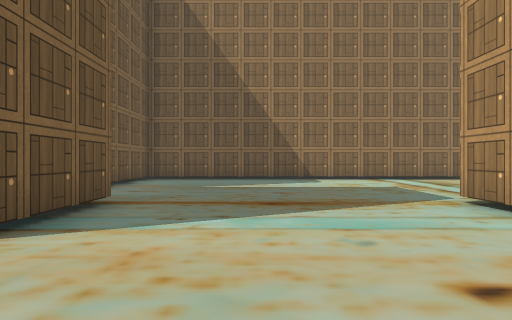
View 1 (above)

24 first-person views from a walk through a scene from a Unity 3-D project. The camera is 1.3 m above the floor, looks level and sees 70° across. The floor is counted in squares, 2 m on a side. Each view is taken from the middle of a square. On the plan, view 1 faces up. The plan holds only what a view shows up to about 11 squares ahead; the rest is blank. The place goes on beyond the plan. Some surface patterns are stand-ins.

View 2
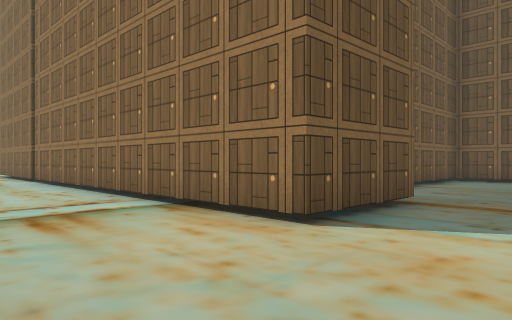

View 3
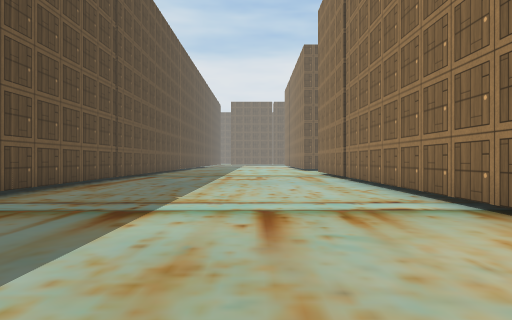

View 4
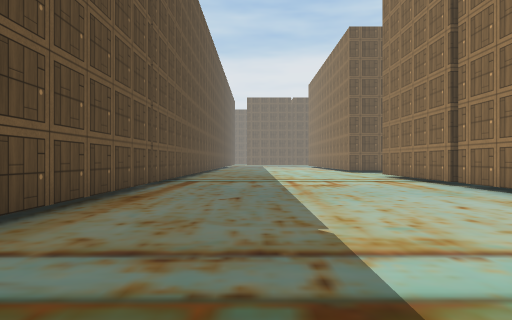

View 5
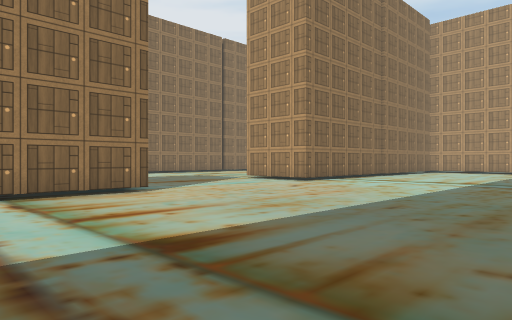

View 6
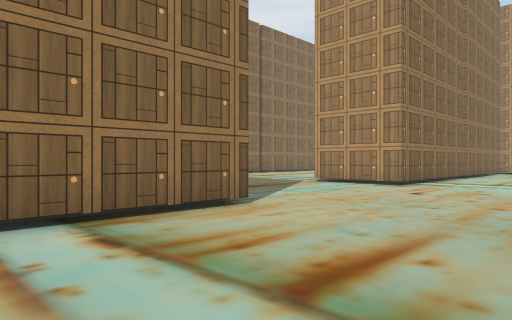

View 7
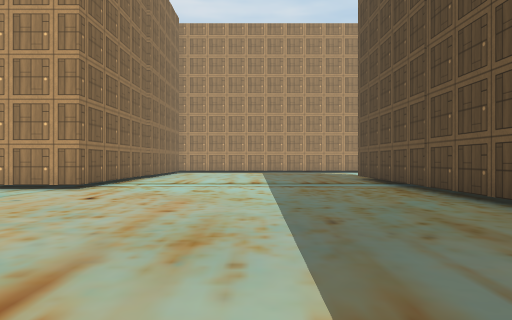

View 8
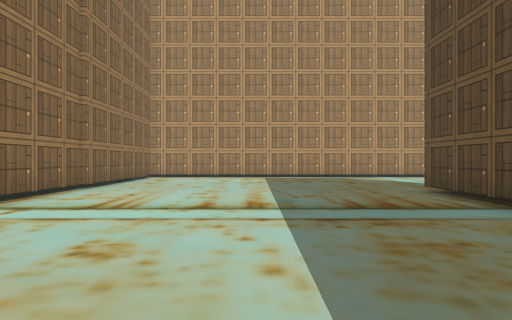

View 9
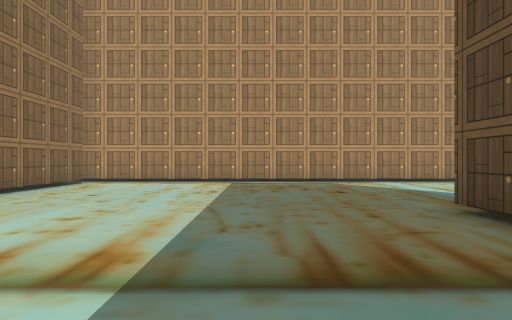

View 10
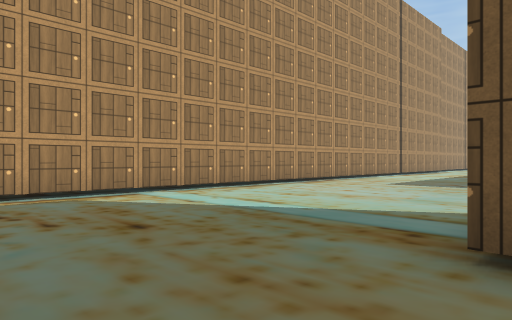

View 11
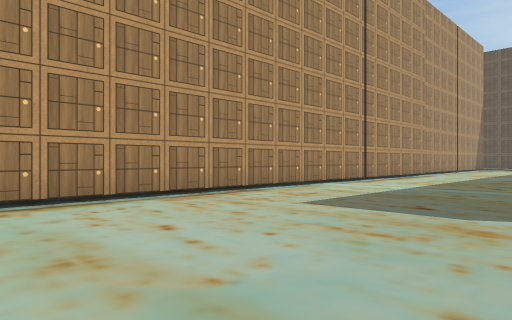

View 12
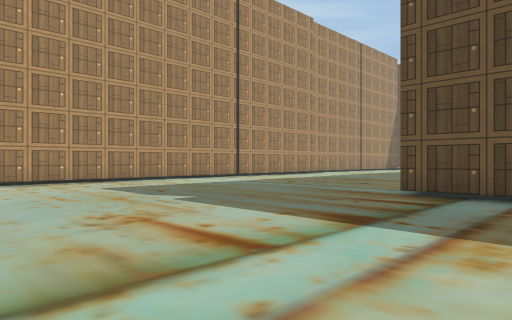

View 13
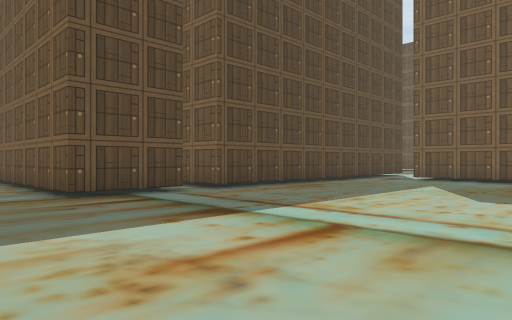

View 14
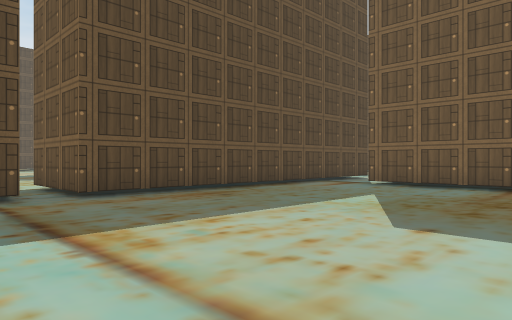

View 15
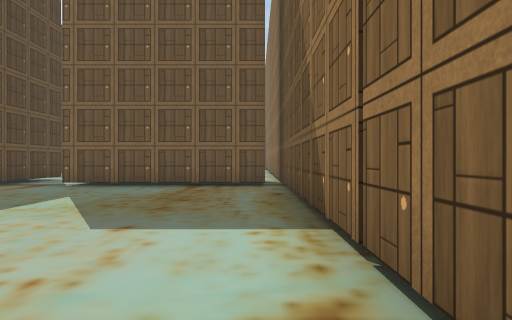

View 16
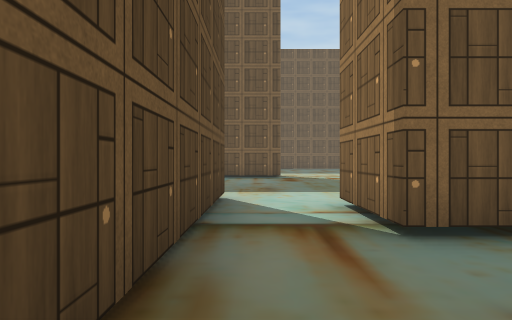

View 17
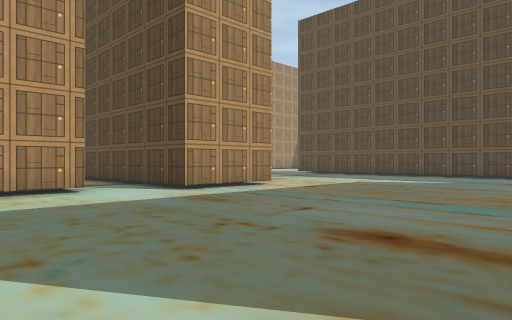

View 18
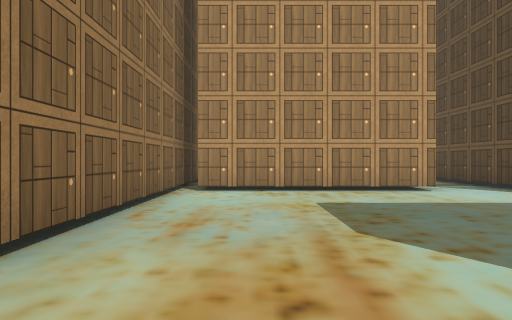

View 19
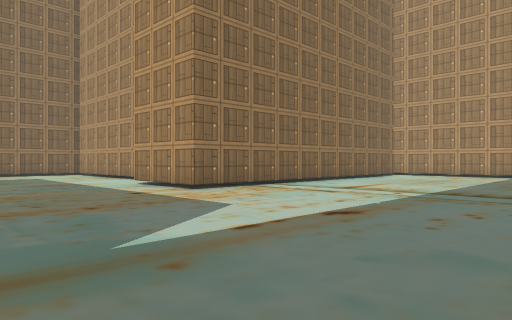

View 20
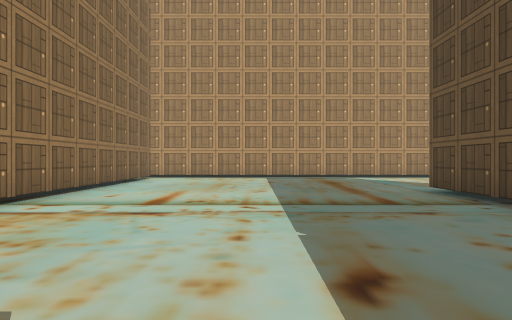

View 21
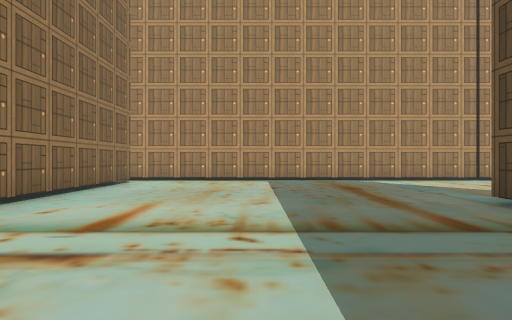

View 22
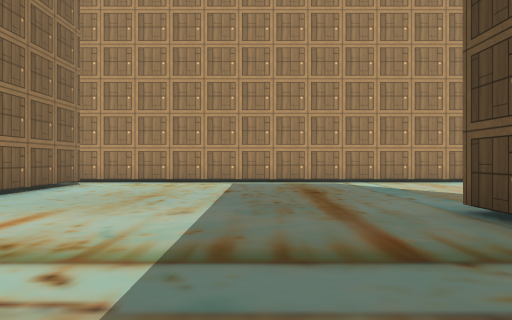

View 23
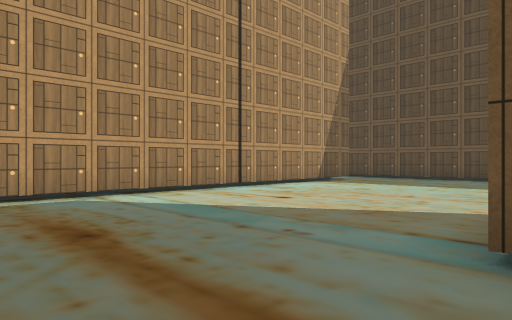

View 24
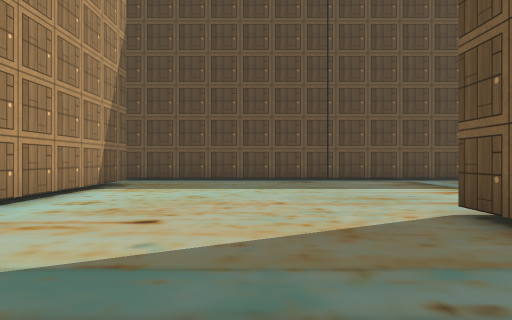

### Floor plan
Points are (right, up) in squares from view 1. A wall is a line through its corners. A room is listed if a view was taken in it or the views show most of it. See-through windows are left out.
Room 1 (views 1, 2, 3, 4, 5, 6, 7, 8, 9, 10, 11, 12, 13, 14, 15, 16)
walls: (4.1, -7.3) (-5, -7.3); (0, -4.5) (7.8, -4.5); (3.5, -14.5) (5.9, -14.5) (5.9, -20.1); (-4, -7.8) (-4, -12.8) (-6.3, -12.8); (-7.3, -14.5) (2.7, -14.5) (2.7, -17.3); (13.8, -16.8) (13.8, 3.1); (13.2, 2.9) (3.1, 2.9) (3.1, 5.6); (-2.2, 5.6) (-2.2, 2.9) (-12, 2.9); (-14, -4.5) (-6.4, -4.5); (-12.2, 2.9) (-14, 2.9); (-2.1, 12.2) (-3.6, 12.2) (-3.6, 9.1)
ways out: opening at (-7, -13.5) to room 2; opening at (3, -17) to room 2; opening at (4, -34) to room 2
Room 2 (views 17, 18, 19, 20, 21, 22, 23, 24)
walls: (-4.9, -24.6) (-2.4, -24.6); (-2.4, -26.4) (-2.4, -27.4); (-6.3, -12.8) (-6.3, -7.8); (2.7, -17.3) (-7.3, -17.3) (-7.3, -14.5); (3.6, -33.1) (3.6, -16.9); (-5, -7.3) (-11.6, -7.3)
ways out: opening at (-7, -13.5) to room 1; opening at (3, -17) to room 1; opening at (4, -34) to room 1

Positions as (right, up) in squares from view 1, and headings:
1: (0, 0), facing up
2: (0, 0), facing up-left
3: (0, 0), facing left
4: (-3, -2), facing left
5: (-6, -4), facing up-right
6: (-6, -1), facing up-right
7: (-5, -1), facing right
8: (0, -1), facing right
9: (3, -2), facing right
10: (7, -2), facing down-right
11: (8, -7), facing down-right
12: (3, -8), facing down-right
13: (8, -8), facing down-left
14: (5, -8), facing down-left
15: (5, -8), facing left
16: (-1, -14), facing left
17: (-14, -10), facing down-right
18: (-14, -9), facing right
19: (-12, -24), facing up-right
20: (-10, -21), facing right
21: (-8, -21), facing right
22: (-7, -22), facing right
23: (-3, -22), facing down-right
24: (0, -23), facing down
